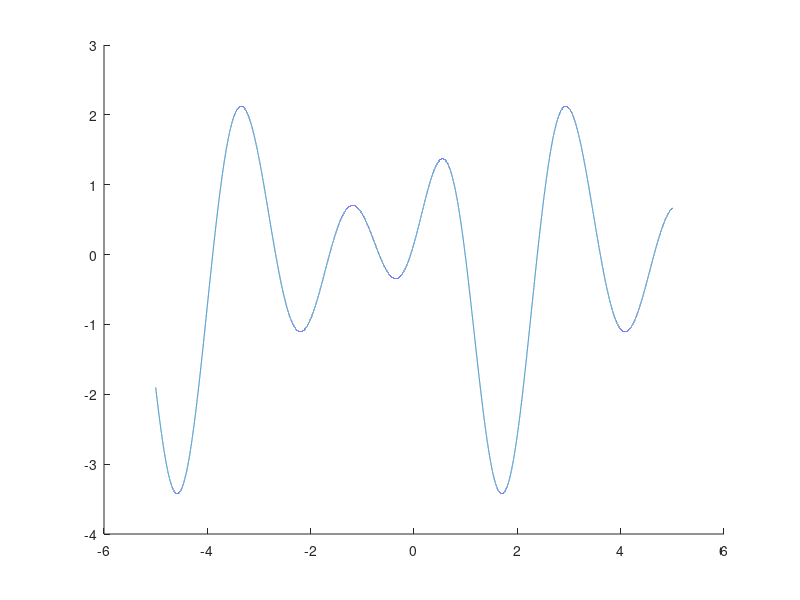

Write the MATLAB code that produced this figure. (Note: this script raises an error after producing the figure.)
%clear all;
t=-5:0.0001:5;

maxP=5;
maxN=2*4;

Results=zeros(maxP,maxN/2);
func = @(x) exp(sin(x)).*cos(2.*x)+sin(3.*x-1);
hold on


plot(t,func(t))

% for p=0:maxP
%     for n=2:2:maxN
%         h=10/n;
%         X=-5:h:5;
%         Summa=0;
%         for k=1:5
%             tic 
%             Multipliers=ApprLP(func,t,X,p);
%             Y=plotLP(t,X,Multipliers);
%             Summa = Summa + toc;
%         end 
%         
%         Results(p+1,n/2)=Summa/5; 
%     end 
%     
% end    
% 
% 
% for power=1:maxP+1
%     plot(Results(power,:))
% end
% 
% figure
% hold on
% for elements=1:maxN/2
%     plot(Results(:,elements))
% end    
% plot(1:maxP+1,0.0012*(1:maxP+1).^2.2 + 0.009)
% Results

X=-5:10/4:5;
p=4;

totaltime=0;
for i=1:100
    tic
    Multipliers=ApprLP(func,X,p);
    Y=plotLP(t,X,Multipliers);
    %plot(t,Y)
    totaltime = totaltime + toc;
end    
%Multipliers=ApprLP(func,t,X,p);
%Y=plotLP(t,X,Multipliers);
disp(totaltime)
plot(t,Y)


% U=1:1/743:5;
% length(U);
% 
% quadweights = [0.0812743883615744, 0.1806481606948574, 0.2606106964029354, 0.3123470770400029, 0.3302393550012598, ...
%     0.3123470770400029, 0.2606106964029354, 0.1806481606948574, 0.0812743883615744];
% 
% quadpoints = [-0.9681602395076261, -0.8360311073266358, -0.6133714327005904, -0.3242534234038089, 0, ...
%     0.3242534234038089, 0.6133714327005904, 0.8360311073266358, 0.9681602395076261];
% 
% 
% time=0;
% for i=1:1000000
%     tic;
%     sum(quadweights.*sin(quadpoints));
%     time = time + toc;
% end
% disp("Sum time: " + time);
% 
% qp=quadpoints';
% 
% Time=0;
% for i=1:1000000
%     tic;
%     quadweights*quadpoints';
%     Time = Time + toc;
% end
% disp("Matrix product time: " + Time);












